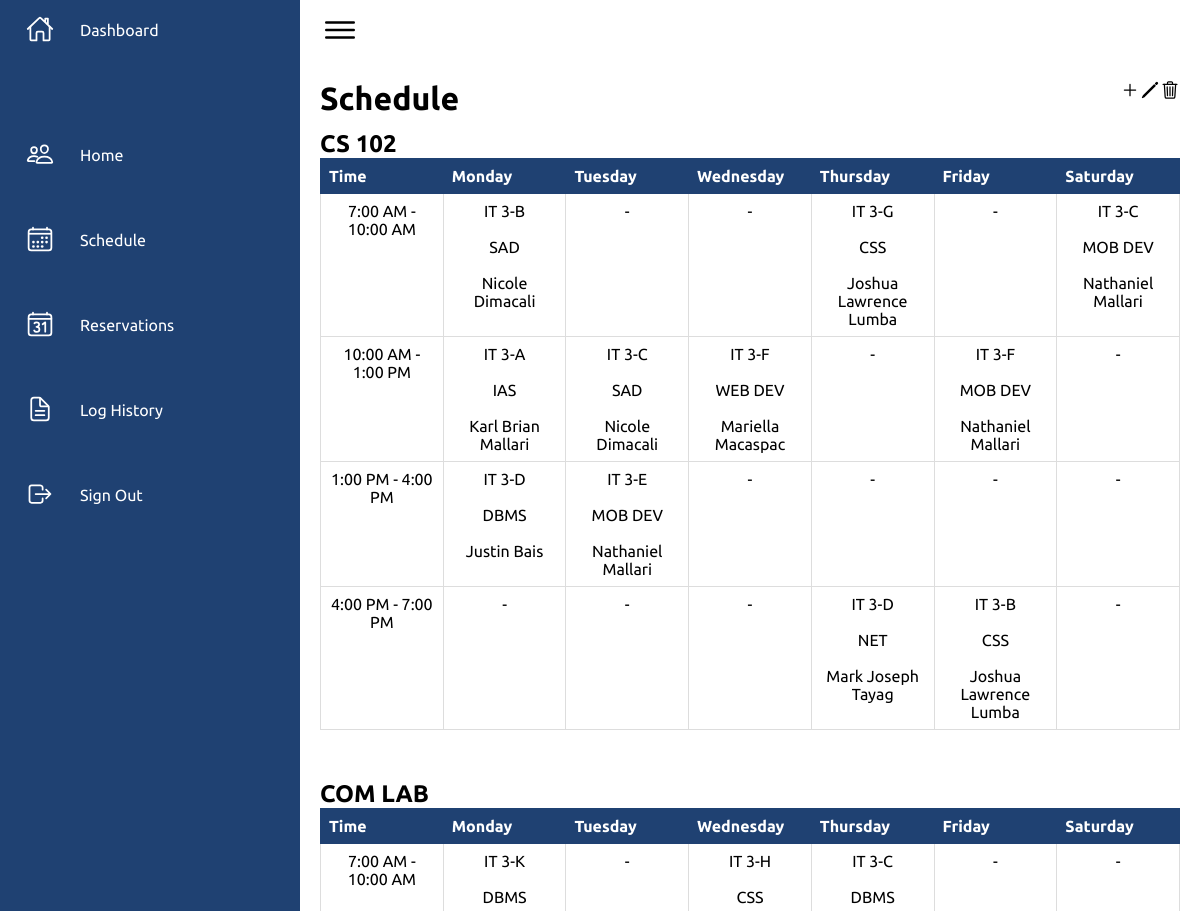
The app's page /dashboard/schedule.php (signed in, upper part), older data.
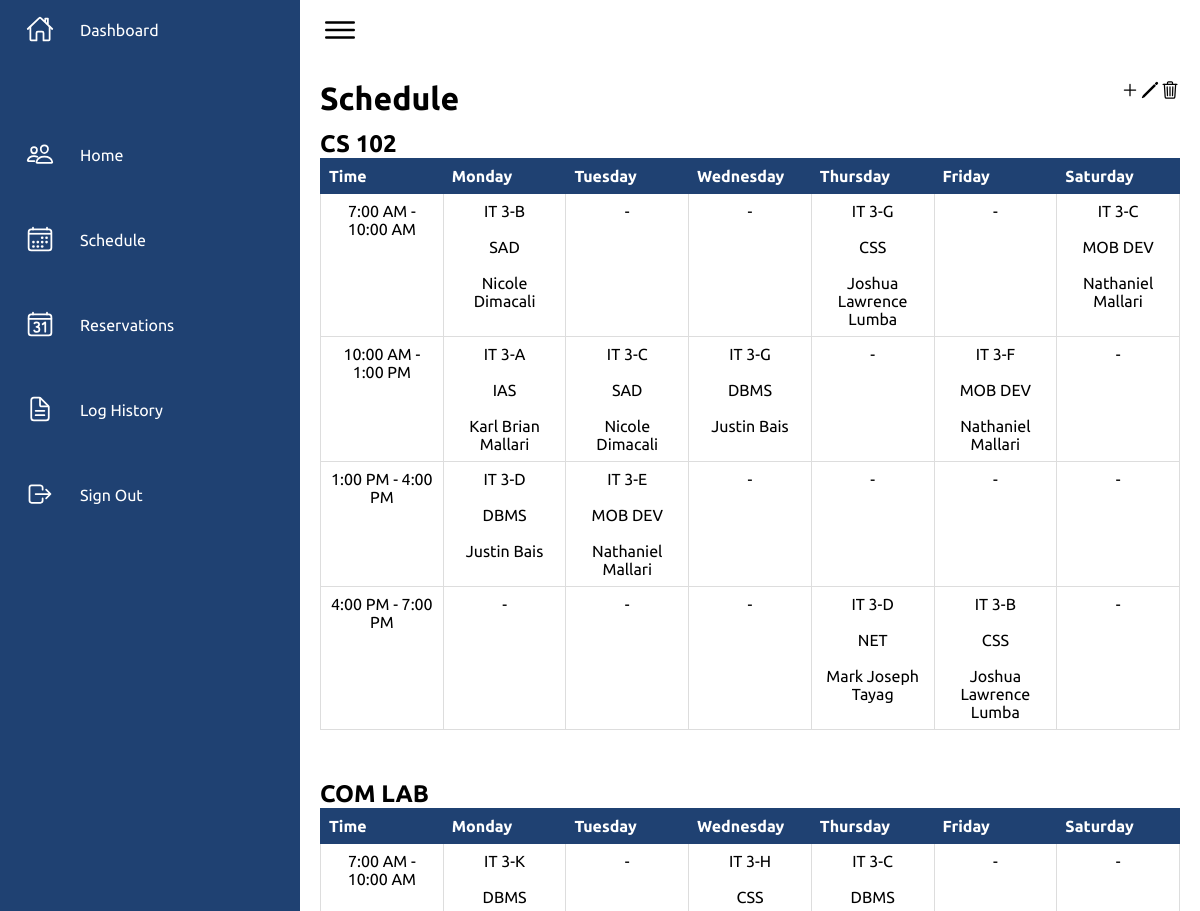
The same page, newer data.
### tables this page shows
CREATE TABLE `ccs_schedule` (
  `schedule_id` int(11) NOT NULL,
  `prof_name` varchar(50) DEFAULT NULL,
  `room` varchar(20) DEFAULT NULL,
  `subject` varchar(20) DEFAULT NULL,
  `section` varchar(20) DEFAULT NULL,
  `sched_day` int(11) DEFAULT NULL,
  `time_start` time DEFAULT NULL,
  `time_end` time DEFAULT NULL
);

### dashboard/schedule.php (the view, shortened to what the changed rows need)
<?php
require_once '../configuration/dbcon.php';
try{
    if(isset($_SESSION['ccs_id']) && $_SESSION['position'] == 'Admin'){
        $sql = "SELECT * FROM ccs_schedule WHERE room = 'CS 102' AND time_start = '7:00' ORDER BY sched_day ASC";
        $stmt = $pdo->prepare($sql);
        $stmt->execute();
        $csseven = $stmt->fetchAll(PDO::FETCH_ASSOC);
        $sql = "SELECT * FROM ccs_schedule WHERE room = 'CS 102' AND time_start = '10:00' ORDER BY sched_day ASC";
        $stmt = $pdo->prepare($sql);
        $stmt->execute();
        $csten = $stmt->fetchAll(PDO::FETCH_ASSOC);
        $sql = "SELECT * FROM ccs_schedule WHERE room = 'CS 102' AND time_start = '13:00' ORDER BY sched_day ASC";
        $stmt = $pdo->prepare($sql);
        $stmt->execute();
        $csone = $stmt->fetchAll(PDO::FETCH_ASSOC);
        $sql = "SELECT * FROM ccs_schedule WHERE room = 'CS 102' AND time_start = '16:00' ORDER BY sched_day ASC";
        $stmt = $pdo->prepare($sql);
        $stmt->execute();
        $csfour = $stmt->fetchAll(PDO::FETCH_ASSOC);
    }
}
catch(PDOException $e){
    $error_log = "Error: " . $e->getMessage();
    echo '<script>alert("' . $error_log . '"); window.location.href = "../index.php";</script>';
    exit();
}
?>
<!DOCTYPE html>
<html lang="en">
<head>
    <link rel="stylesheet" href="../styles/dashboardstruc.css">
</head>
<body>
    <div class="main">
        <div class="content">
            <div class="title">
                <div class="title-left">
                    <h1>Schedule</h1>
                </div>
            </div>
            <table class="schedule">
                <h2>CS 102</h2>
                <thead>
                    <th>Time</th>
                    <th>Monday</th>
                    <th>Tuesday</th>
                    <th>Wednesday</th>
                    <th>Thursday</th>
                    <th>Friday</th>
                    <th>Saturday</th>
                </thead>
                <tbody>
                <?php
                    $times = array(
                        "7:00 AM - 10:00 AM",
                        "10:00 AM - 1:00 PM",
                        "1:00 PM - 4:00 PM",
                        "4:00 PM - 7:00 PM"
                    );
                    foreach ($times as $time) {
                        echo "<tr>";
                        echo "<td style='width: 100px'><p>{$time}</p></td>";
                        $days = array(1, 2, 3, 4, 5, 6);
                        foreach ($days as $day) {
                            $found = false;
                            if ($time == "7:00 AM - 10:00 AM"){
                                foreach ($csseven as $schedule) {
                                    if ($schedule['sched_day'] == $day) {
                                        $found = true;
                                        break;
                                    }
                                }
                            }
                            elseif ($time == "10:00 AM - 1:00 PM"){
                                foreach ($csten as $schedule) {
                                    if ($schedule['sched_day'] == $day) {
                                        echo "<td><p>{$schedule['section']}</p> <br> <p>{$schedule['subject']}</p> <br> <p>{$schedule['prof_name']}</p></td>";
                                        $found = true;
                                        break;
                                    }
                                }
                            }
                            elseif ($time == "1:00 PM - 4:00 PM"){
                                foreach ($csone as $schedule) {
                                    if ($schedule['sched_day'] == $day) {
                                        $found = true;
                                        break;
                                    }
                                }
                            }
                            elseif ($time == "4:00 PM - 7:00 PM"){
                                foreach ($csfour as $schedule) {
                                    if ($schedule['sched_day'] == $day) {
                                        $found = true;
                                        break;
                                    }
                                }
                            }
                            if (!$found) {
                                echo "<td><p>-</p></td>";
                            }
                        }
                        echo "</tr>";
                    }
                ?>
                </tbody>
            </table>
            <table class="schedule">
                <h2>COM LAB</h2>
                <thead>
                    <th>Time</th>
                    <th>Monday</th>
                    <th>Tuesday</th>
                    <th>Wednesday</th>
                    <th>Thursday</th>
                    <th>Friday</th>
                    <th>Saturday</th>
                </thead>
            </table>
        </div>
    </div>
</body>
</html>

Row changes from the older to the newer data that the page shows:
changed ccs_schedule (number 6 of 14 on the later page): section "IT 3-F" → "IT 3-G"; subject "WEB DEV" → "DBMS"; prof_name "Mariella Macaspac" → "Justin Bais"
